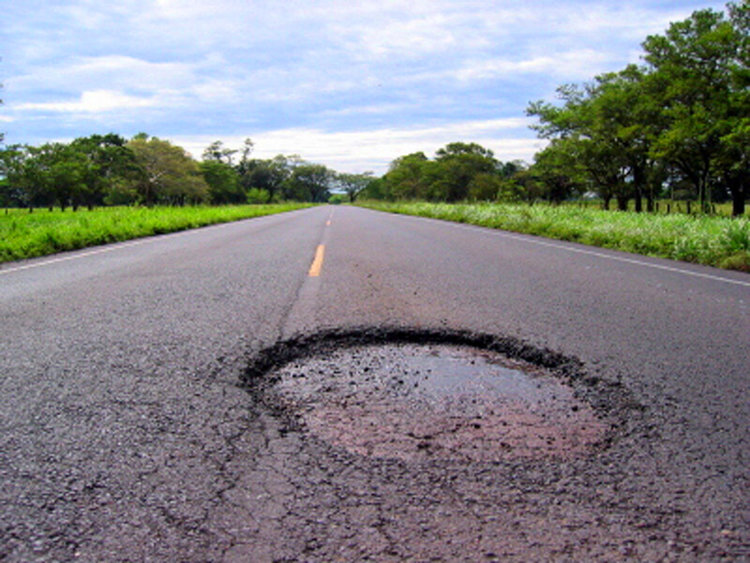
#> input picture Images/p2.jpg, 750 x 563 px, found by its file name
$ python depth_predict.py
#> lines starting #> are read from the running program, lines starting #| are printed output that depends on the picture; after the words box and inside, x2 and y2 are one past the last pixel; in counts of white or black regions, pixels touching at a corner belong together
import cv2
import numpy as np
import matplotlib.pyplot as plt
import math

def depth_pr(i,image_shape,no_of_pixels=0):
    # take values angle_of_camera and vertical_distance from database
    aov = 65.999985751362348
        #64.59985901018617
    #62.99986399027697
    angle_of_camera1 = aov/2
    angle_of_camera2 = aov/2
    vertical_distance = 119.38 # cm Input variable
    # print("tan(x) in angle = ", math.tan(angle_of_camera/2))
    # print("tan(x) in radians = ", math.tan(math.radians(angle_of_camera/2)))
    distanceX = math.tan(math.radians(angle_of_camera1)) * vertical_distance
    distanceY = math.tan(math.radians(angle_of_camera2)) * vertical_distance
    total_distance = distanceY + distanceX
    # print("Total Distance = ", total_distance,"cm")

    # take value from database
    length_pixel = image_shape
    per_pixel = total_distance / length_pixel
    # print("measure per pixel =",per_pixel,"cm")

    # main code for depth

    depth_pixels = no_of_pixels
    depth_measure = depth_pixels * per_pixel

    print("Depth of pothole ",(i+1)," is ",depth_measure,"cm")
    return depth_measure


input_image = cv2.imread('images/p2.jpg')
#> input_image is the input picture: shape (563, 750, 3); mean B, G, R 134.8, 132.6, 131.9
# input_image = cv2.imread('dataset/poth11.jpg')
img = input_image.copy()
img = cv2.cvtColor(img, cv2.COLOR_BGR2GRAY)
img = cv2.normalize(img.astype('float'), None, 0.0, 1.0, cv2.NORM_MINMAX)
img = np.log(1 + img)

shapex, shapey = img.shape
M = 2*img.shape[0] + 1
N = 2*img.shape[1] + 1
sigma = 10
nx, ny = (M, N)
x = np.linspace(1, N, N)
y = np.linspace(1, M, M)
X, Y = np.meshgrid(x, y, sparse=False, indexing='xy')
centerX = int(np.ceil(N/2))
centerY = int(np.ceil(M/2))
gaussianNumerator = np.power((X - centerX),2) + np.power((Y - centerY),2)
power_sigma = 2 * np.power(sigma,2)
H = (-gaussianNumerator) / power_sigma
H = np.exp(H)
H = 1 - H
H = np.around(np.fft.fftshift(H),decimals=4)
m = int(np.ceil(M/2))
n = int(np.ceil(N/2))
img1 = np.pad(img, ((0,m),(0,n)), 'constant')
Ifft = np.fft.fft2(img1)
# print(Ifft)
IH = H * Ifft
IH = np.fft.ifft2(IH)
img_out = IH.real
# img_out = np.resize(img_out, (shapex,shapey))
img_out = np.around(img_out[0:shapex , 0:shapey],decimals=5)
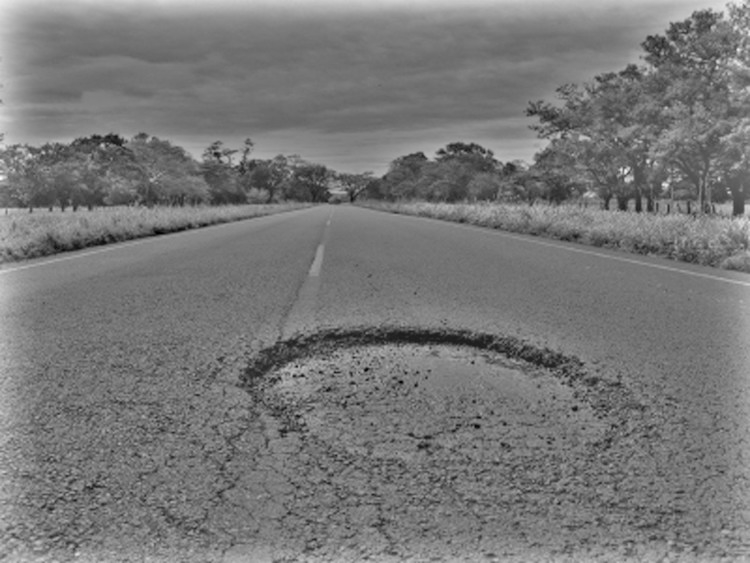
#> img_out: shape (563, 750) float64; min -0.407, max 0.509, mean 0.0244; drawn with min black and max white
Ihmf = np.around(np.exp(img_out),decimals=4) - 1
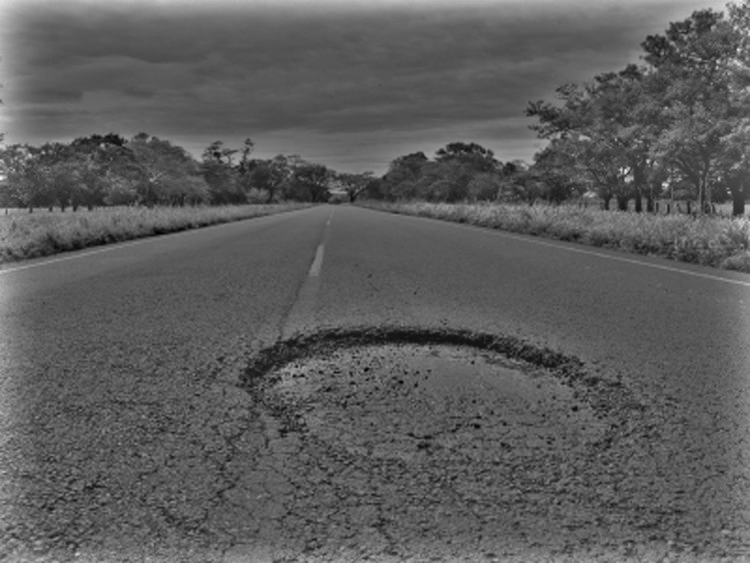
#> Ihmf: shape (563, 750) float64; min -0.334, max 0.663, mean 0.0286; drawn with min black and max white

plt.imsave("img.png", Ihmf, vmin=0, vmax=1, format="png", cmap="gray")

# image = cv2.imread('foo.png')
ip_image = cv2.imread('img.png')
blur = cv2.blur(ip_image,(5,5))

blur = cv2.medianBlur(blur,5)
blur = cv2.bilateralFilter(blur, 9, 75, 75)
blur = cv2.bilateralFilter(blur, 9, 75, 75)
blur = cv2.bilateralFilter(blur, 9, 75, 75)
blur = cv2.bilateralFilter(blur, 9, 75, 75)
blur = cv2.bilateralFilter(blur, 9, 75, 75)
# [5 lines of commented-out code are left out]
img = cv2.cvtColor(blur, cv2.COLOR_BGR2GRAY)

ret,thresh_img = cv2.threshold(img,0,255,cv2.THRESH_BINARY)
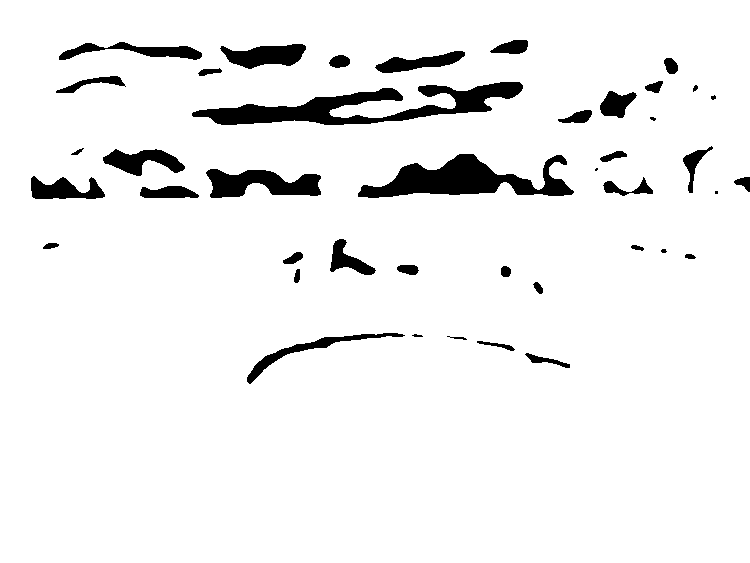
#> thresh_img: shape (563, 750); 94.1% white; 42 black regions (5 under 20 px), largest, box (x1, y1, x2, y2) and area: (192, 82, 523, 125) 5557, (358, 154, 574, 198) 4658, (206, 169, 321, 198) 2139
# [15 lines of commented-out code are left out]
fgbg = cv2.createBackgroundSubtractorMOG2(200,cv2.THRESH_BINARY,1)
masked_image = fgbg.apply(thresh_img)
kernel = np.ones((7,7),np.uint8)

eroded_img = masked_image
# [6 lines of commented-out code are left out]

plt.imsave("img.png", eroded_img , format="png", cmap="gray")

inp_image = cv2.imread('img.png')
blur = cv2.blur(inp_image,(5,5))
# blur = cv2.blur(blur,(5,5))
# blur = cv2.medianBlur(image,5)
# blur = cv2.medianBlur(blur,5)
blur = cv2.medianBlur(blur,5)
blur = cv2.bilateralFilter(blur, 9, 75, 75)
blur = cv2.bilateralFilter(blur, 9, 75, 75)
blur = cv2.bilateralFilter(blur, 9, 75, 75)
blur = cv2.bilateralFilter(blur, 9, 75, 75)
blur = cv2.bilateralFilter(blur, 9, 75, 75)
blur = cv2.bilateralFilter(blur, 9, 75, 75)
blur = cv2.blur(blur,(5,5))
# [5 lines of commented-out code are left out]
img = cv2.cvtColor(blur, cv2.COLOR_BGR2GRAY)
#cv2.imshow('image',img)
#cv2.waitKey(0)
#cv2.destroyAllWindows()

ret,thresh_img = cv2.threshold(img,110,255,cv2.THRESH_BINARY)
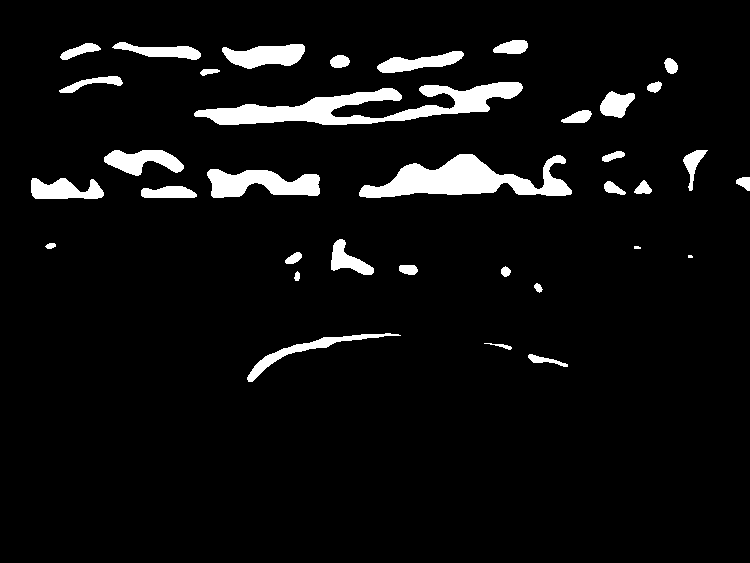
#> thresh_img: shape (563, 750); 5.9% white; 35 white regions (2 under 20 px)
# [15 lines of commented-out code are left out]

contours, hierarchy = cv2.findContours(thresh_img, cv2.RETR_TREE, cv2.CHAIN_APPROX_SIMPLE)
#> contours = 35 contours, 2 with area under 20; largest, box (x1, y1, x2, y2) and area: (194, 82, 523, 125) 5276, (359, 154, 572, 198) 4506, (207, 169, 320, 198) 2046, (222, 44, 305, 69) 1302, (104, 150, 184, 176) 1132
# cv2.imshow('image',im2)
hull = []

for i in range(len(contours)):
    hull.append(cv2.convexHull(contours[i], False))
#> this loop made 35 passes
#> after the loop, hull = 35 contours, 2 with area under 20; largest, box (x1, y1, x2, y2) and area: (194, 82, 523, 125) 8554, (359, 154, 572, 198) 7402, (207, 169, 320, 198) 2792, (247, 333, 401, 382) 2540, (222, 44, 305, 69) 1548

# print(contours)
drawing = np.zeros((thresh_img.shape[0], thresh_img.shape[1], 3), np.uint8)

for i in range(len(hull)):
    color_contours = (0, 255, 0)  # green - color for contours
    color = (255, 0, 0)  # yellow - color for convex hull
    rect = cv2.minAreaRect(hull[i])
    box = cv2.boxPoints(rect)
    box = np.int0(box)
    cv2.drawContours(img, [box], 0, (0, 0, 255), 2)
#> this loop made 35 passes
#> (rect, box) on passes 1 to 4: (((547.3, 361.5), (7.55, 40.49), -76.61), [[566, 369], [526, 360], [528, 353], [567, 362]]), (((497.7, 344.6), (3.64, 27.41), -75.96), [[510, 349], [484, 343], [484, 339], [511, 346]]), (((320.7, 348), (159.2, 22.31), -17.27), [[248, 382], [241, 360], [393, 313], [400, 335]]), (((537.9, 287.4), (6.1, 9.43), -33.69), [[537, 292], [532, 285], [537, 281], [543, 289]])
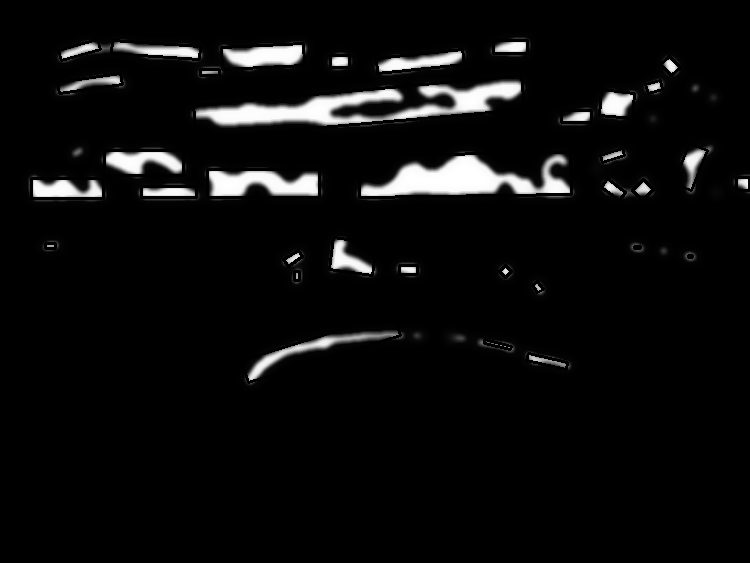
#> img: shape (563, 750); min 0, max 255, mean 12.9
    # [7 lines of commented-out code are left out]
temp = img
# [10 lines of commented-out code are left out]
cnts = list(filter(lambda contours: cv2.contourArea(contours) > 100, contours))
#> cnts = 27 contours; largest, box (x1, y1, x2, y2) and area: (194, 82, 523, 125) 5276, (359, 154, 572, 198) 4506, (207, 169, 320, 198) 2046, (222, 44, 305, 69) 1302, (104, 150, 184, 176) 1132
# print(len(cnts))

font = cv2.FONT_HERSHEY_SIMPLEX
#> font = 0
bottomLeftCornerOfText = (10,500)
fontScale = 1.5
fontColor = (255,0,0)
lineType = cv2.LINE_AA
#> lineType = 16
img = np.zeros((3096,4128),dtype= np.int32)
image_shape = inp_image.shape[0]
for i in range(len(cnts)):
    rect = cv2.minAreaRect(cnts[i])
    box = cv2.boxPoints(rect)
    box = np.int0(box)
    x1 = box[0][0]
    y1 = box[0][1]
    x2 = box[1][0]
    y2 = box[1][1]
    x3 = box[2][0]
    y3 = box[2][1]
    x4 = box[3][0]
    y4 = box[3][1]
    if ((np.sqrt(np.power(x1-x2,2)+np.power(y1-y2,2))) < (np.sqrt(np.power(x1-x3,2)+np.power(y1-y3,2)))):
        d = depth_pr(i,image_shape,(np.sqrt(np.power(x1-x2,2)+np.power(y1-y2,2))))
    else:
        d = depth_pr(i,image_shape,(np.sqrt(np.power(x1-x3,2)+np.power(y1-y3,2))))

    s = " %(depth)02f  " % {'depth': d}
    cv2.putText(drawing,
                s,
                (box[3][0], box[3][1]),
                font,
                fontScale,
                fontColor,
                lineType)
    cv2.drawContours(drawing, [box], 0, (255, 0, 0), 2)
#> this loop made 27 passes
#> (rect, x1, y1, x2, y2, x3, y3, x4) on passes 1 to 5: (((547.3, 361.5), (7.55, 40.49), -76.61), 566, 369, 526, 360, 528, 353, 567), (((320.7, 348), (159.2, 22.31), -17.27), 248, 382, 241, 360, 393, 313, 400), (((408, 269.5), (9, 18), -90), 417, 274, 399, 274, 399, 265, 417), (((293.3, 258.5), (17.75, 8.32), -33.69), 288, 266, 283, 259, 298, 250, 302), (((353.2, 256.6), (31.92, 43.28), -82.41), 372, 275, 329, 269, 333, 237, 376)
#> (printed output is left out)
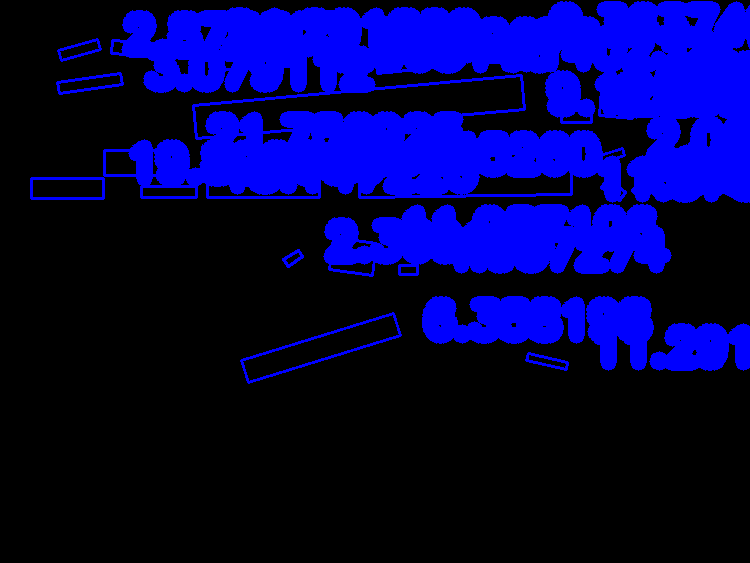
#> drawing: shape (563, 750, 3); mean of channels 0, 1, 2 76.4, 0, 0; drawn as B, G, R


# [8 lines of commented-out code are left out]
plt.subplot(121),plt.imshow(input_image),plt.title('Original')
plt.xticks([]), plt.yticks([])
plt.subplot(122),plt.imshow(drawing),plt.title('Output')
plt.xticks([]), plt.yticks([])
plt.show()

temp = cv2.resize(temp, (480,640))
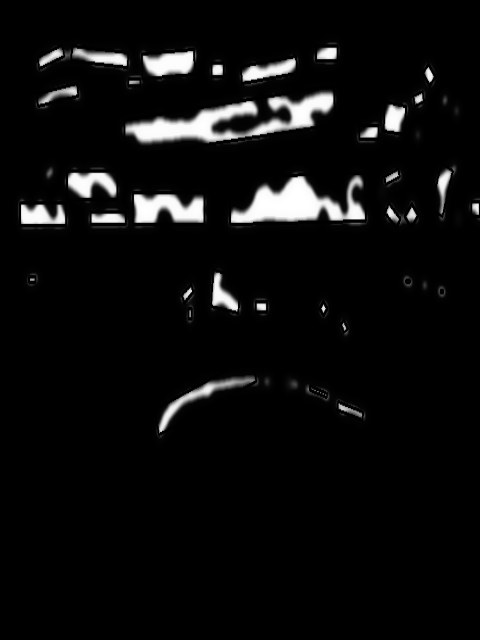
#> temp: shape (640, 480); min 0, max 255, mean 12.9
cv2.imshow("Segmented",temp)

$ run again, with Images/p10.jpg copied over Images/p2.jpg
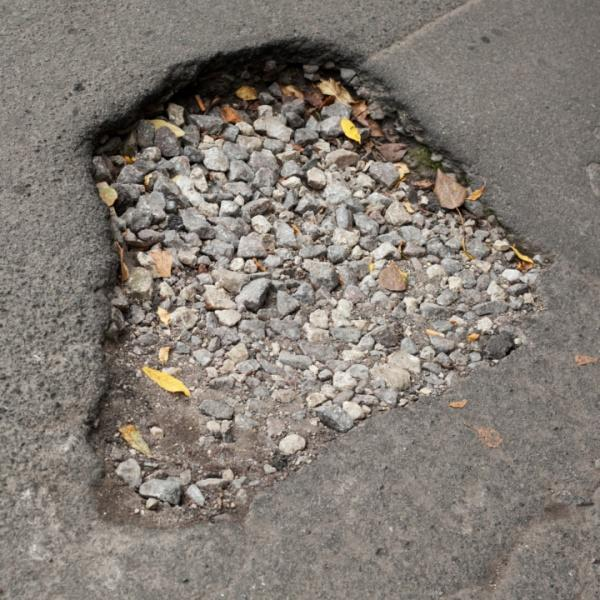
#> input picture Images/p10.jpg, 600 x 600 px, found by its file name
#> input_image is the input picture: shape (600, 600, 3); mean B, G, R 116.1, 123.2, 130.3
#> masked_image: shape (600, 600); values 127 (black) and 255 (white), 1.8% white; 15 white regions (3 under 20 px), largest, box (x1, y1, x2, y2) and area: (87, 47, 354, 150) 4360, (95, 479, 131, 522) 694, (91, 403, 110, 444) 481
#> contours = 12 contours, 2 with area under 20; largest, box (x1, y1, x2, y2) and area: (87, 47, 346, 150) 4506, (95, 479, 128, 521) 668, (91, 405, 110, 444) 446, (261, 53, 282, 75) 310, (491, 340, 506, 351) 108
#> the loop `for i in range(len(contours)):` made 12 passes
#> after the loop `for i in range(len(contours)):`: hull = 12 contours, 2 with area under 20; largest, box (x1, y1, x2, y2) and area: (87, 47, 346, 150) 8975, (95, 479, 128, 521) 818, (91, 405, 110, 444) 500, (261, 53, 282, 75) 320, (491, 340, 506, 351) 112
#> the loop `for i in range(len(hull)):` made 12 passes
#> (rect, box) on passes 1 to 4: (((549.5, 510.5), (5, 9), -90), [[554, 513], [545, 513], [545, 508], [554, 508]]), (((108.4, 501.4), (23.67, 47.91), -20.77), [[105, 528], [88, 483], [111, 474], [127, 519]]), (((180, 431), (10, 14), -90), [[187, 436], [173, 436], [173, 426], [187, 426]]), (((100.8, 424.4), (38.4, 16.27), -77.47), [[104, 444], [88, 441], [97, 403], [112, 407]])
#> after the loop `for i in range(len(hull)):`:
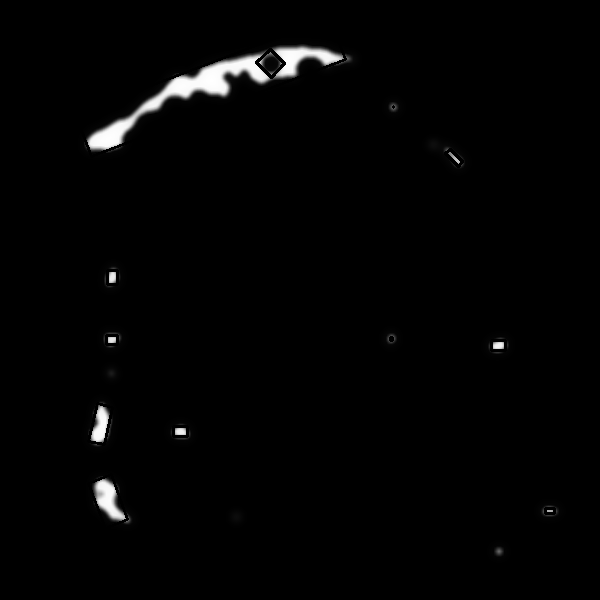
#> img: shape (600, 600); min 0, max 255, mean 3.9
#> cnts = 7 contours; box (x1, y1, x2, y2) and area: (87, 47, 346, 150) 4506, (95, 479, 128, 521) 668, (91, 405, 110, 444) 446, (261, 53, 282, 75) 310, (491, 340, 506, 351) 108, (173, 426, 188, 437) 108, (107, 270, 118, 285) 104
#> font = 0
#> lineType = 16
#> the loop `for i in range(len(cnts)):` made 7 passes
#> (rect, x1, y1, x2, y2, x3, y3, x4) on passes 1 to 5: (((108.4, 501.4), (23.67, 47.91), -20.77), 105, 528, 88, 483, 111, 474, 127), (((180, 431), (10, 14), -90), 187, 436, 173, 436, 173, 426, 187), (((100.8, 424.4), (38.4, 16.27), -77.47), 104, 444, 88, 441, 97, 403, 112), (((498, 345), (10, 14), -90), 505, 350, 491, 350, 491, 340, 505), (((112, 277), (14, 10), -90), 117, 284, 107, 284, 107, 270, 117)
#> (printed output is left out)
#> `temp = cv2.resize(temp, (480,640))`:
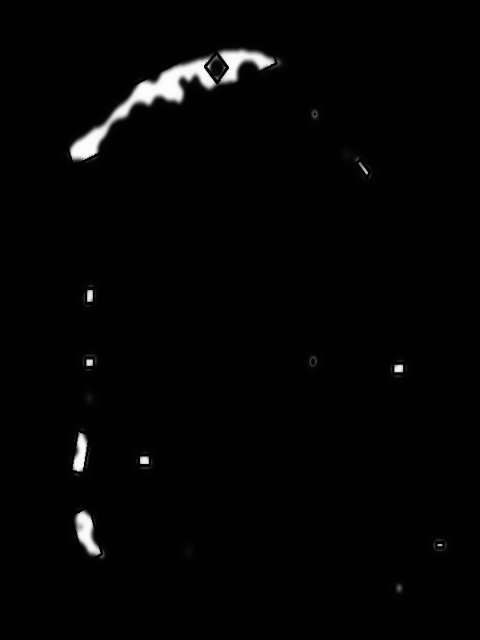
#> temp: shape (640, 480); min 0, max 255, mean 3.9
